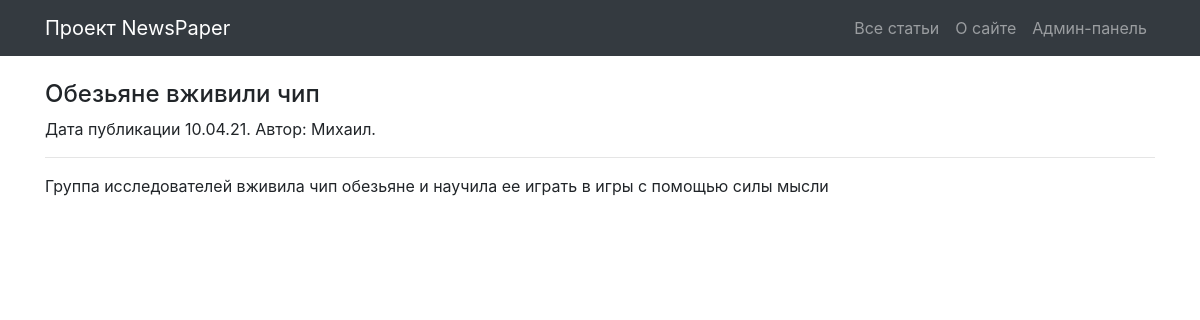
Screenshot of /news/7 with the database file from the repository.
### NewsPaper/models.py (models this page shows, shortened)
class Post(models.Model):
    category = models.ManyToManyField(Category, through='PostCategory')
    author = models.ForeignKey(Author, on_delete=models.CASCADE)
    post_type = models.CharField(max_length=10, choices=[(
        'AR', 'Article'), ('NE', 'News')], default='AR')
    datetime = models.DateTimeField(auto_now_add=True)
    title = models.CharField(max_length=256)
    text = models.TextField(blank=True)
    rating = models.IntegerField(default=0)
    class Meta:
        verbose_name = 'Пост'
        verbose_name_plural = 'Посты'

class Author(models.Model):
    user = models.OneToOneField(User, on_delete=models.CASCADE)
    author_rating = models.IntegerField(default=0)
    class Meta:
        verbose_name = 'Автор'
        verbose_name_plural = 'Авторы'
    def __str__(self):
        return self.user.username

### NewsPaper/views.py (the view)
# urls.py: path('<int:pk>', NewDetail.as_view()),
class NewDetail(DetailView):
    model = Post
    template_name = 'new.html'
    context_object_name = 'new'

### NewsPaper/templates/new.html (shortened to what this page needs)
{% extends 'flatpages/default.html' %}
{% block content %}
<h4>{{ new.title }}</h4>
<p>Дата публикации {{ new.datetime|date:'d.m.y' }}. Автор: {{ new.author }}.</p>
<hr>
{{ new.text }}
{% endblock content %}

### rows the page displays
Post: title "Обезьяне вживили чип", datetime "10.04.21", author "Михаил", text "Группа исследователей вживила чип обезьяне и научила ее играть в игры с помощью силы мысли"
